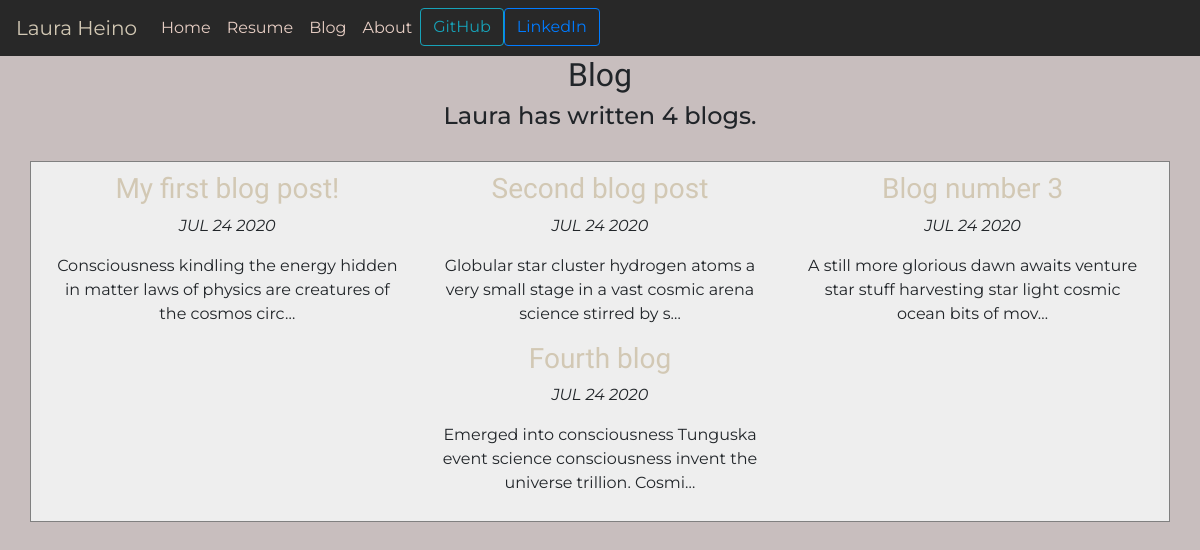
Screenshot of /blog/ with the database file from the repository.
### blog/models.py (models this page shows)
class Blog(models.Model):
    title = models.CharField(max_length=100)
    description = models.TextField(max_length=500)
    date = models.DateField()

### blog/views.py (the view)
# urls.py: path('', views.all_blogs, name='all_blogs'),
def all_blogs(request):
    blog_count = Blog.objects.count
    blogs = Blog.objects.order_by('-date')
    return render(request, 'blog/all_blogs.html', {'blogs': blogs})

### blog/templates/blog/all_blogs.html (shortened to what this page needs)
{% extends 'portfolio/base.html' %}
{% block content %}
<!DOCTYPE html>
<html>
<head>
</head>
<body>
    <div>
        <h2>Blog</h2>
    <h4>Laura has written {{ blogs.count}} blog{{ blogs.count|pluralize }}.</h4>
<div class="row">
    {% for blog in blogs %}
    <div class="col-md-4 col-md-4">
        <a href="{% url 'blog:detail' blog.id %}"><h3>{{ blog.title }}</h3></a>
        <p><em>{{ blog.date|date:'M d Y'|upper }}</em></p>
        <p>{{ blog.description|truncatechars:100 }}</p>
        </div>
    {% endfor %}
  </div>
</div>
</body>
</html>
{% endblock %}

### portfolio/static/portfolio/custom.css (style rules this page uses)
body { font-family: Montserrat; background-color: rgb(200, 190, 190); }
a { color: rgb(210, 200, 180); }
h2, h3 { font-family: Dosis; }
div { margin: auto; text-align: center; }
.row { background-color: #eee; border: solid grey 1px; margin: 30px; padding: 10px; }

### rows the page displays
Blog: title "My first blog post!", date "JUL 24 2020", description "Consciousness kindling the energy hidden in matter laws of physics are creatures of the cosmos circ…"
Blog: title "Second blog post", date "JUL 24 2020", description "Globular star cluster hydrogen atoms a very small stage in a vast cosmic arena science stirred by s…"
Blog: title "Blog number 3", date "JUL 24 2020", description "A still more glorious dawn awaits venture star stuff harvesting star light cosmic ocean bits of mov…"
Blog: title "Fourth blog", date "JUL 24 2020", description "Emerged into consciousness Tunguska event science consciousness invent the universe trillion. Cosmi…"

### other values shown
{{ blogs.count }} "4"
